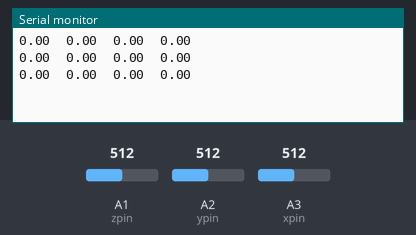
Bench run of a sketch on a simulated Arduino Uno, built with avr-gcc and run on an emulated ATmega328P. Parts: the last lines printed to the serial monitor. Inputs (shaded band) come from the test bench; at power-on: A3 (xpin) = 512, A1 (zpin) = 512, A2 (ypin) = 512.

Above: at 1.3 s.
1.4 s: A3 (xpin) set to 716
At 1.9 s:
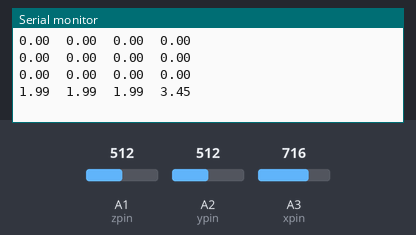
2.9 s: A3 (xpin) set to 900
At 3.4 s:
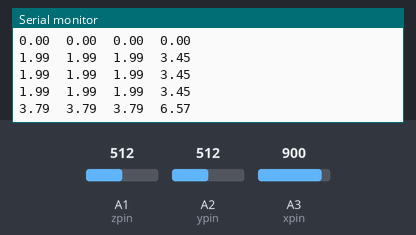
Timing chart, 0 to 5.9 s (numbered marks = the images above; inputs shaded):
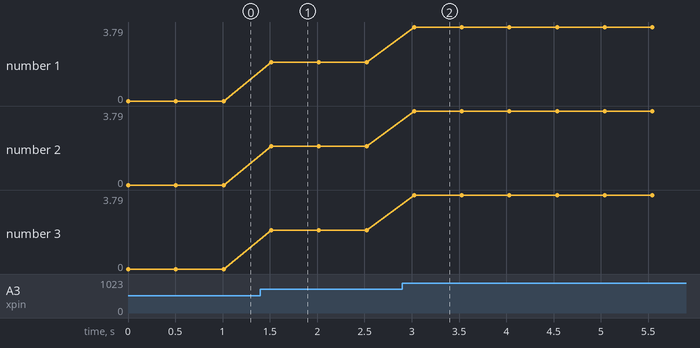

The sketch:

acc_in_g.ino
```cpp
// http://chionophilous.wordpress.com/2011/06/20/getting-started-with-accelerometers-and-micro-controllers-arduino-adxl335/
// these constants describe the pins. They won't change:
const int xpin = A3;                  // x-axis of the accelerometer
const int ypin = A2;                  // y-axis
const int zpin = A1;                  // z-axis (only on 3-axis models)
//
int sampleDelay = 500;   //number of milliseconds between readings
void setup()
{
 // initialize the serial communications:
 Serial.begin(9600);
 //
 //Make sure the analog-to-digital converter takes its reference voltage from
 // the AREF pin
 pinMode(xpin, INPUT);
 pinMode(ypin, INPUT);
 pinMode(zpin, INPUT);
}
void loop()
{
 int x = analogRead(xpin);
 //
 //add a small delay between pin readings.  I read that you should
 //do this but haven't tested the importance
   delay(1);
 //
 int y = analogRead(ypin);
 //
 //add a small delay between pin readings.  I read that you should
 //do this but haven't tested the importance
   delay(1);
 //
 int z = analogRead(zpin);
 //
 //zero_G is the reading we expect from the sensor when it detects
 //no acceleration.  Subtract this value from the sensor reading to
 //get a shifted sensor reading.
 float zero_G = 512.0;
 //
 //scale is the number of units we expect the sensor reading to
 //change when the acceleration along an axis changes by 1G.
 //Divide the shifted sensor reading by scale to get acceleration in Gs.
 float scale = 102.3;

 float x_G = ((float)x - zero_G)/scale;
 float y_G = ((float)x - zero_G)/scale;
 float z_G = ((float)x - zero_G)/scale;
 //
 Serial.print(x_G);
 Serial.print("\t");
 //
 Serial.print(y_G);
 Serial.print("\t");
 //
 Serial.print(z_G);
 Serial.print("\t");
 Serial.print(sqrt(pow(x_G,2)+pow(y_G,2)+pow(z_G,2)));
 Serial.print("\n");
 //
 // delay before next reading:
 delay(sampleDelay);
}
```

Measured:
- after the input at 1.4 s, the serial monitor: prints a new line after 0.11 s (image 1)
- after the input at 2.9 s, the serial monitor: prints a new line after 0.13 s (image 2)
- plotted number 1: 0 → 1.99 after the input at 1.4 s, 1.99 → 3.79 after the input at 2.9 s
- plotted number 2: 0 → 1.99 after the input at 1.4 s, 1.99 → 3.79 after the input at 2.9 s
- plotted number 3: 0 → 1.99 after the input at 1.4 s, 1.99 → 3.79 after the input at 2.9 s
